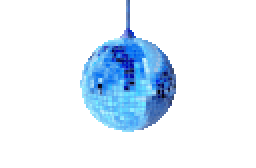
#> input picture examples/display/gui/lvgl_decode_image/assets/png/frame_0000.png, 128 x 84 px (shown 2 times larger)
$ python -i png_processor.py   (imports and definitions only)
#> lines starting #> are read from the running program, lines starting #| are printed output that depends on the picture; after the words box and inside, x2 and y2 are one past the last pixel; in counts of white or black regions, pixels touching at a corner belong together
# SPDX-FileCopyrightText: 2025 Espressif Systems (Shanghai) CO LTD
# SPDX-License-Identifier: Apache-2.0

import os
import sys
import argparse
import shutil
import tempfile
import struct
from io import BytesIO
from PIL import Image, ImageOps
import numpy as np

class AlphaComplexityAnalyzer:
    """Alpha channel complexity analyzer"""

    # Complexity scoring thresholds - adjusted based on ESP32-P4 actual decoding test results
    # Adjusted thresholds are more suitable for UI icon processing
    HIGH_COMPLEXITY_THRESHOLD = 0.25   # Increased threshold to adapt to UI icon edge characteristics
    MEDIUM_COMPLEXITY_THRESHOLD = 0.15  # Increased threshold to reduce false positives for UI icons as medium risk

    def __init__(self):
        self.analysis_cache = {}

    def analyze_alpha_complexity(self, img):
        """Analyze alpha channel complexity of image"""
        if img.mode != 'RGBA':
            img = img.convert('RGBA')

        # Extract alpha channel
        _, _, _, alpha = img.split()
        alpha_array = np.array(alpha)

        # Basic statistics
        unique_values = len(np.unique(alpha_array))
        total_pixels = alpha_array.size

        # UI icon feature detection
        is_likely_ui_icon = self._detect_ui_icon_features(img, alpha_array)

        # Traditional complexity calculation (preserve original logic)
        grad_x = np.abs(np.diff(alpha_array, axis=1))
        grad_y = np.abs(np.diff(alpha_array, axis=0))
        change_intensity = np.mean(grad_x) + np.mean(grad_y)
        unique_ratio = unique_values / total_pixels
        edge_complexity = change_intensity / 255.0

        if is_likely_ui_icon:
            complexity_score = unique_ratio * 0.4 + edge_complexity * 0.6 * 0.7
        else:
            complexity_score = unique_ratio * 0.3 + edge_complexity * 0.7

        # New: Alpha distribution extremeness analysis
        alpha_distribution_analysis = self._analyze_alpha_distribution_extremes(alpha_array)

        # Comprehensive risk assessment: combine traditional complexity and alpha distribution extremeness
        risk_factors = self._calculate_combined_risk(complexity_score, alpha_distribution_analysis)

        return {
            'width': img.width,
            'height': img.height,
            'unique_alpha_values': unique_values,
            'unique_ratio': unique_ratio,
            'edge_complexity': edge_complexity,
            'complexity_score': complexity_score,
            'has_transparency': alpha_array.min() < 255,
            'alpha_min': int(alpha_array.min()),
            'alpha_max': int(alpha_array.max()),
            'alpha_mean': float(alpha_array.mean()),
            'is_likely_ui_icon': is_likely_ui_icon,
            # New fields
            'alpha_distribution': alpha_distribution_analysis,
            'combined_risk_score': risk_factors['combined_risk_score'],
            'risk_factors': risk_factors
        }

    def _detect_ui_icon_features(self, img, alpha_array):
        """Detect if image has UI icon characteristics"""
        # UI icons typically have the following characteristics:
        # 1. Relatively small size (usually smaller than 200x200)
        # 2. Alpha values mainly concentrated at 0 and 255
        # 3. Clear foreground/background separation

        width, height = img.size

        # Feature 1: Size check
        is_small_size = width <= 200 and height <= 200

        # Feature 2: Alpha value distribution check
        alpha_hist, _ = np.histogram(alpha_array, bins=256, range=(0, 256))

        # Check if alpha values are mainly concentrated at 0 and 255
        transparent_pixels = alpha_hist[0]  # Fully transparent
        opaque_pixels = alpha_hist[255]    # Fully opaque
        semi_transparent = np.sum(alpha_hist[1:255])  # Semi-transparent

        total_pixels = alpha_array.size
        transparent_ratio = transparent_pixels / total_pixels
        opaque_ratio = opaque_pixels / total_pixels
        semi_ratio = semi_transparent / total_pixels

        # UI icons usually have many fully transparent and fully opaque pixels, with relatively few semi-transparent pixels
        has_clear_separation = (transparent_ratio + opaque_ratio) > 0.7 and semi_ratio < 0.3

        # Feature 3: Check for clear main shape
        non_transparent_pixels = np.sum(alpha_array > 0)
        shape_density = non_transparent_pixels / total_pixels
        has_clear_shape = 0.1 < shape_density < 0.8  # Neither completely blank nor completely filled

        # Comprehensive judgment
        ui_icon_score = 0
        if is_small_size:
            ui_icon_score += 1
        if has_clear_separation:
            ui_icon_score += 2  # This feature has higher weight
        if has_clear_shape:
            ui_icon_score += 1

        return ui_icon_score >= 2  # Consider as UI icon if 2 or more features are met

    def _analyze_alpha_distribution_extremes(self, alpha_array):
        """Analyze extremeness of alpha distribution"""
        total_pixels = alpha_array.size

        # Calculate pixel ratios for different transparency levels
        fully_transparent = np.sum(alpha_array == 0)  # Fully transparent
        fully_opaque = np.sum(alpha_array == 255)     # Fully opaque
        semi_transparent = total_pixels - fully_transparent - fully_opaque  # Semi-transparent

        transparent_ratio = fully_transparent / total_pixels
        opaque_ratio = fully_opaque / total_pixels
        semi_ratio = semi_transparent / total_pixels

        # Calculate alpha distribution extremeness indicators

        # 1. Extremely biased toward opaque (like mode_blue series: 74% opaque)
        extreme_opaque = opaque_ratio > 0.7 and semi_ratio < 0.15

        # 2. Extremely biased toward semi-transparent (like mode_gray series: 80% semi-transparent)
        extreme_semi = semi_ratio > 0.75 and opaque_ratio < 0.1

        # 3. Too many semi-transparent pixels with many alpha value types (potential compression issues)
        complex_semi = semi_ratio > 0.6 and len(np.unique(alpha_array)) > 120

        # 4. Alpha values too dispersed (may cause compression artifacts)
        alpha_dispersion = len(np.unique(alpha_array)) / total_pixels
        high_dispersion = alpha_dispersion > 0.0001 and len(np.unique(alpha_array)) > 100

        # Calculate extremeness risk score
        extremeness_score = 0
        risk_reasons = []

        if extreme_opaque:
            extremeness_score += 0.8  # High risk
            risk_reasons.append(f'Extremely biased toward opaque({opaque_ratio:.1%})')

        if extreme_semi:
            extremeness_score += 1.0  # Very high risk
            risk_reasons.append(f'Extremely biased toward semi-transparent({semi_ratio:.1%})')

        if complex_semi:
            extremeness_score += 0.6
            risk_reasons.append(f'Complex semi-transparent({semi_ratio:.1%}, {len(np.unique(alpha_array))} alpha types)')

        if high_dispersion:
            extremeness_score += 0.4
            risk_reasons.append(f'Over-dispersed alpha values({len(np.unique(alpha_array))} types)')

        return {
            'transparent_ratio': transparent_ratio,
            'opaque_ratio': opaque_ratio,
            'semi_ratio': semi_ratio,
            'extreme_opaque': extreme_opaque,
            'extreme_semi': extreme_semi,
            'complex_semi': complex_semi,
            'high_dispersion': high_dispersion,
            'extremeness_score': extremeness_score,
            'risk_reasons': risk_reasons
        }

    def _calculate_combined_risk(self, complexity_score, alpha_dist):
        """Calculate comprehensive risk score"""
        # Base complexity weight
        base_risk = complexity_score * 0.3

        # Alpha distribution extremeness weight (more important)
        extremeness_risk = alpha_dist['extremeness_score'] * 0.7

        # Combined risk score
        combined_risk_score = base_risk + extremeness_risk

        # Risk factor description
        risk_factors = []
        risk_factors.append(f'Base complexity: {complexity_score:.3f}')
        risk_factors.append(f"Extremeness score: {alpha_dist['extremeness_score']:.3f}")
        risk_factors.extend(alpha_dist['risk_reasons'])

        return {
            'combined_risk_score': combined_risk_score,
            'risk_factors': risk_factors
        }

    def get_conversion_strategy(self, complexity_analysis):
        """Get conversion strategy based on complexity analysis"""
        # Use new combined risk score instead of traditional complexity score
        combined_risk_score = complexity_analysis['combined_risk_score']
        risk_factors = complexity_analysis['risk_factors']
        alpha_dist = complexity_analysis['alpha_distribution']
        is_ui_icon = complexity_analysis.get('is_likely_ui_icon', False)

        # New thresholds based on alpha distribution extremeness
        # Adjusted based on ESP32-P4 actual decoding test results:
        # - back_auto (0.560): can decode → should convert
        # - mode series (0.857-1.462): cannot decode → should keep PNG
        # - auto series (0.022-0.024): can decode → should convert
        HIGH_RISK_THRESHOLD = 0.850   # Below mode series minimum (0.857)
        MEDIUM_RISK_THRESHOLD = 0.78  # Below main_kedu_auto_btn(0.783), above back_auto(0.560)

        if combined_risk_score > HIGH_RISK_THRESHOLD:
            reason = f'Combined risk score too high ({combined_risk_score:.3f} > {HIGH_RISK_THRESHOLD})'
            if alpha_dist['extreme_opaque']:
                reason += ' [Extremely opaque biased]'
            if alpha_dist['extreme_semi']:
                reason += ' [Extremely semi-transparent biased]'
            if alpha_dist['complex_semi']:
                reason += ' [Complex semi-transparent]'
            if is_ui_icon:
                reason += ' [UI icon]'

            return {
                'action': 'copy_as_png',
                'reason': reason,
                'recommendation': 'Copy as PNG format to avoid ESP32-P4 hardware decoding issues',
                'risk_level': 'HIGH',
                'suggested_alpha_quality': None,
                'risk_details': risk_factors
            }

        elif combined_risk_score > MEDIUM_RISK_THRESHOLD:
            # Medium risk, reduce alpha quality
            # Adjust quality based on specific risk factors
            if alpha_dist['extreme_opaque']:
                suggested_quality = 70  # Extremely opaque needs higher quality to maintain edges
            elif alpha_dist['complex_semi']:
                suggested_quality = 60  # Complex semi-transparent reduce quality to minimize artifacts
            else:
                suggested_quality = 75  # Default medium quality

            reason = f'Combined risk score medium ({combined_risk_score:.3f})'
            if is_ui_icon:
                reason += ' [UI icon optimization]'
                suggested_quality = max(70, suggested_quality)  # UI icons maintain higher quality

            return {
                'action': 'convert_with_adjustment',
                'reason': reason,
                'recommendation': f'Reduce alpha quality to {suggested_quality} to optimize decoding performance',
                'risk_level': 'MEDIUM',
                'suggested_alpha_quality': suggested_quality,
                'risk_details': risk_factors
            }
        else:
            reason = f'Combined risk score low ({combined_risk_score:.3f})'
            if is_ui_icon:
                reason += ' [UI icon safe conversion]'
            return {
                'action': 'convert',
                'reason': reason,
                'recommendation': 'Safe conversion to PJPG, enjoy hardware acceleration',
                'risk_level': 'LOW',
                'suggested_alpha_quality': None,
                'risk_details': risk_factors
            }

class PNGAligner:
    def __init__(self, pad_mode='transparent', pad_color=(0, 0, 0, 0)):
        self.pad_mode = pad_mode
        self.pad_color = pad_color

    def check_alignment(self, width, height):
        """Check if dimensions are 16-pixel aligned"""
        return width % 16 == 0 and height % 16 == 0

    def calculate_aligned_size(self, width, height):
        """Calculate 16-pixel aligned dimensions"""
        aligned_width = ((width + 15) // 16) * 16
        aligned_height = ((height + 15) // 16) * 16
        return aligned_width, aligned_height

    def align_image(self, img):
        """Align image to 16-pixel boundaries"""
        original_width, original_height = img.size

        # Check if already aligned
        if self.check_alignment(original_width, original_height):
            print(f'✓ Already aligned: {original_width}x{original_height}')
            return img, False

        # Calculate aligned dimensions
        aligned_width, aligned_height = self.calculate_aligned_size(original_width, original_height)
        pad_width = aligned_width - original_width
        pad_height = aligned_height - original_height

        print(f'→ Aligning: {original_width}x{original_height} → {aligned_width}x{aligned_height}')
        print(f'  Padding: +{pad_width}w, +{pad_height}h')

        x_offset = 0
        y_offset = 0

        # Ensure input image is RGBA
        if img.mode != 'RGBA':
            img = img.convert('RGBA')

        # Create aligned image based on padding mode
        if self.pad_mode == 'transparent':
            # Transparent padding
            aligned_img = Image.new('RGBA', (aligned_width, aligned_height), (0, 0, 0, 0))
            aligned_img.paste(img, (x_offset, y_offset), img)

        elif self.pad_mode == 'edge':
            # Edge extension padding
            aligned_img = ImageOps.pad(img, (aligned_width, aligned_height), method=Image.LANCZOS)
            if aligned_img.mode != 'RGBA':
                aligned_img = aligned_img.convert('RGBA')

        elif self.pad_mode == 'color':
            # Solid color padding
            aligned_img = Image.new('RGBA', (aligned_width, aligned_height), self.pad_color)
            aligned_img.paste(img, (x_offset, y_offset), img)

        else:
            # Default transparent padding
            aligned_img = Image.new('RGBA', (aligned_width, aligned_height), (0, 0, 0, 0))
            aligned_img.paste(img, (x_offset, y_offset), img)

        return aligned_img, True

    # [40 lines left out: function process_image, not called in this run]

class PJPGConverter:
    def __init__(self, jpeg_quality=85, alpha_quality=85, enable_complexity_check=True):
        self.jpeg_quality = jpeg_quality
        self.alpha_quality = alpha_quality
        self.magic = b'_PJPG__'
        self.version = 1
        self.enable_complexity_check = enable_complexity_check
        self.analyzer = AlphaComplexityAnalyzer() if enable_complexity_check else None

        # Conversion statistics
        self.conversion_stats = {
            'total': 0,
            'converted': 0,
            'copied_as_png': 0,
            'converted_with_adjustment': 0,
            'failed': 0
        }

        # Record PNG files generated by complexity detection, these files should be preserved during cleanup
        self.complexity_generated_pngs = set()

    def convert_png_to_pjpg(self, input_file, output_file=None, input_img=None, verbose=True):
        """Convert PNG file to PJPG format with complexity detection"""
#> called with verbose = True
        try:
            self.conversion_stats['total'] += 1

            # Read PNG image or use provided image object
            if input_img is not None:
                img = input_img
            else:
                img = Image.open(input_file)
#> img is the input picture: PIL image 128x84 P; mean R, G, B, A 101.5, 144.4, 221.3, 43.1

            if img.mode != 'RGBA':
                img = img.convert('RGBA')
            aligner = PNGAligner('transparent', (0, 0, 0, 0))
            img, _ = aligner.align_image(img)
#| → Aligning: 128x84 → 128x96
#|   Padding: +0w, +12h
#> in align_image, `aligned_img.paste(img, (x_offset, y_offset), img)`:
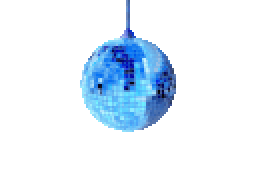
#> aligned_img: PIL image 128x96 RGBA (shown 2 times larger); mean R, G, B, A 12.5, 23.2, 33, 37.7; transparent parts drawn white

            # Complexity detection
            if self.enable_complexity_check and self.analyzer:
                complexity_analysis = self.analyzer.analyze_alpha_complexity(img)
#> in analyze_alpha_complexity, `_, _, _, alpha = img.split()`:
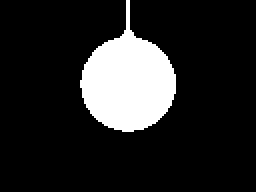
#> alpha: PIL image 128x96 L (shown 2 times larger); 14.8% white; 1 white region, box (x1, y1, x2, y2) and area: (40, 0, 88, 66) 1819
#> in analyze_alpha_complexity, `unique_values = len(np.unique(alpha_array))`: unique_values = 2
#> (the rest of the program and of its run is left out)
